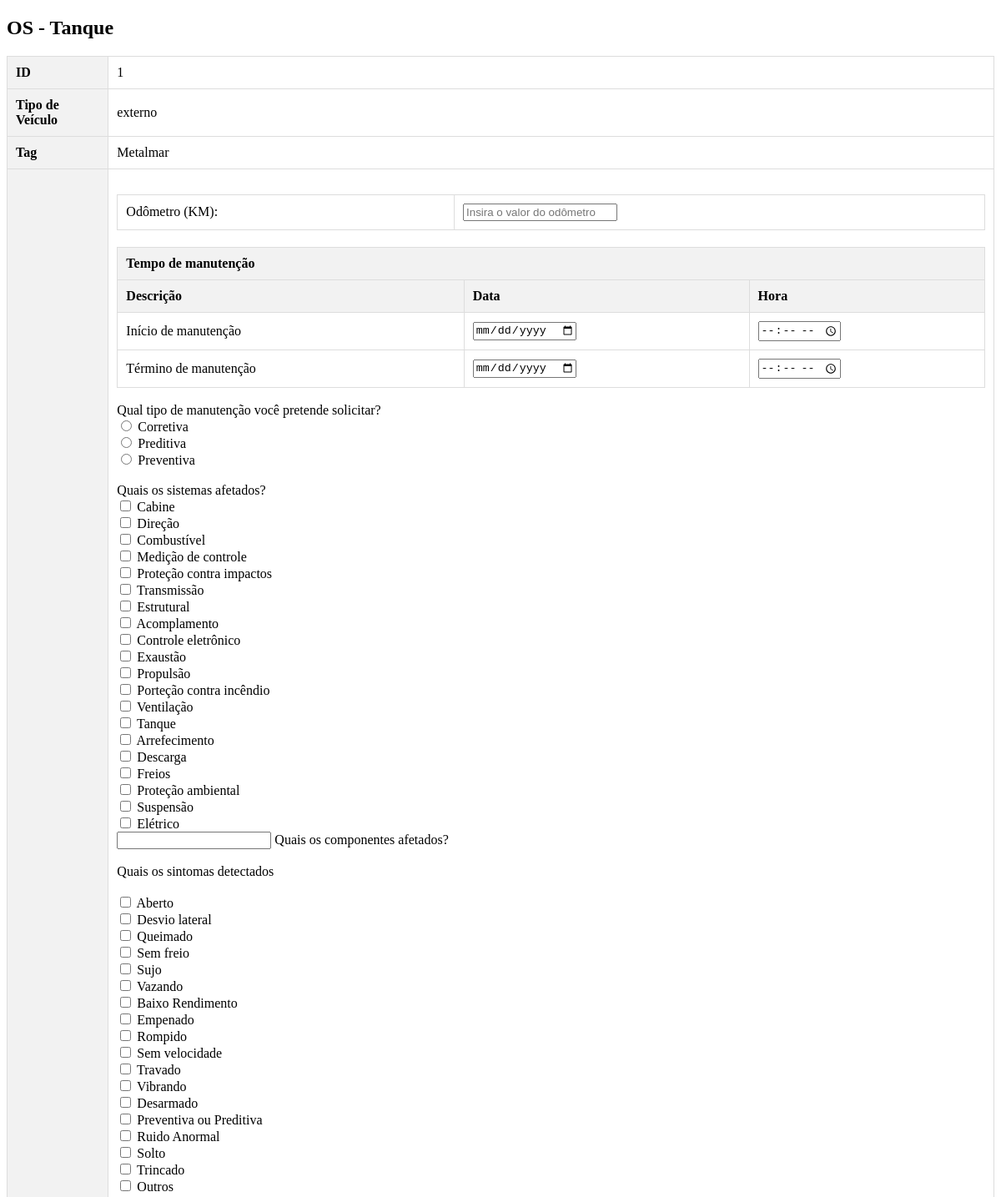
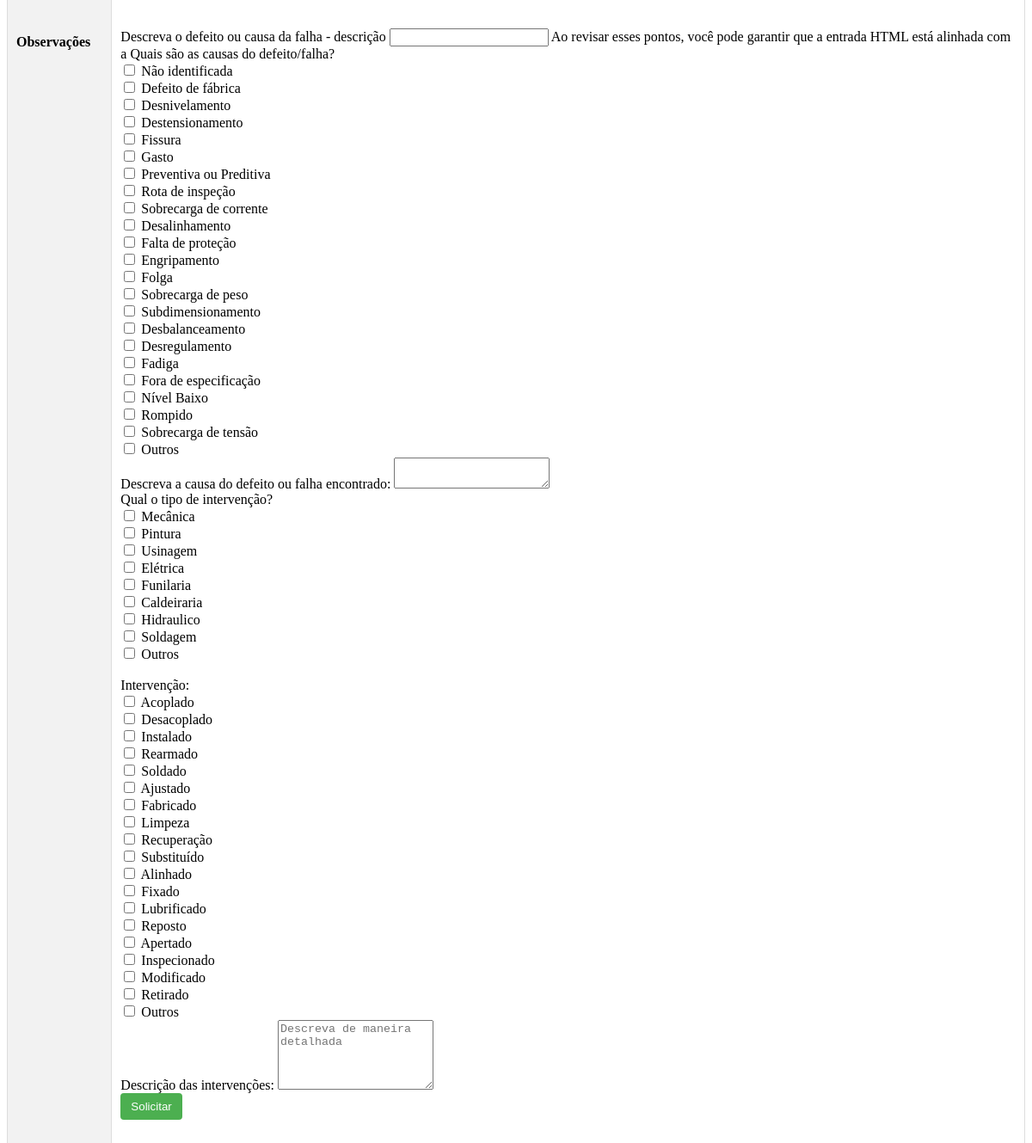
The page /php/os_tanque.php?id=1 on the database its author committed (2 pictures, top to bottom).
### tables this page shows
CREATE TABLE `ativo_tanque` (
  `id` int(11) NOT NULL,
  `tag` varchar(50) DEFAULT NULL,
  `fabricante` varchar(255) DEFAULT NULL,
  `anoFabricacao` varchar(11) DEFAULT NULL,
  `localizacao` varchar(140) DEFAULT NULL,
  `capacidadeVolumetrica` varchar(11) DEFAULT NULL,
  `foto` varchar(255) DEFAULT NULL
);

### php/os_tanque.php (the view, shortened to what the rows shown need)
<?php
include "conexao_bd.php";
if (isset($_GET['id']) && is_numeric($_GET['id'])) {
    $id = $_GET['id'];
    $sql = "SELECT * FROM ativo_tanque WHERE id = $id";
    $resultado = $conn->query($sql);
    if ($resultado->num_rows > 0) {
        $row = $resultado->fetch_assoc();
    } else {
        die("Registro não encontrado.");
    }
} else {
    die("ID inválido.");
}
?>
<!DOCTYPE html>
<html lang="pt-br">
<head>
</head>
<body>
<h2>OS - Tanque</h2>
<table>
    <tr>
        <th>ID</th>
        <td><?php echo $row["id"]; ?></td>
    </tr>
    <tr>
        <th>Tipo de Veículo</th>
        <td><?php echo $row["tag"]; ?></td>
    </tr>
    <tr>
        <th>Tag</th>
        <td><?php echo $row["fabricante"]; ?></td>
    </tr>
    <tr>
        <th>Observações</th>
        <td>
            <form action="processa_formulario_tanque.php" method="post">
<div class="input-group mb-3"><div class="input-group-prepend">
<table class="table table-hover my-4">
    <thead>
        <tr>
            <th colspan="3" class="text-center fs-5">Tempo de manutenção</th>
        </tr>
        <tr>
            <th class="text-center col-sm-6">Descrição</th>
            <th class="text-center col-sm-3">Data</th>
            <th class="text-center col-sm-3">Hora</th>
        </tr>
    </thead>
</table>
<br>
				<br>
                             <br>Quais os sintomas detectados<br>
                             <br>
       <br>
			<br>
                                <br>
<br>
                            </form>
                        </div><br>
        </td>
    </tr>
</table>
</body>
</html>

### rows shown on the page
ativo_tanque: id "1", tag "externo", fabricante "Metalmar"
